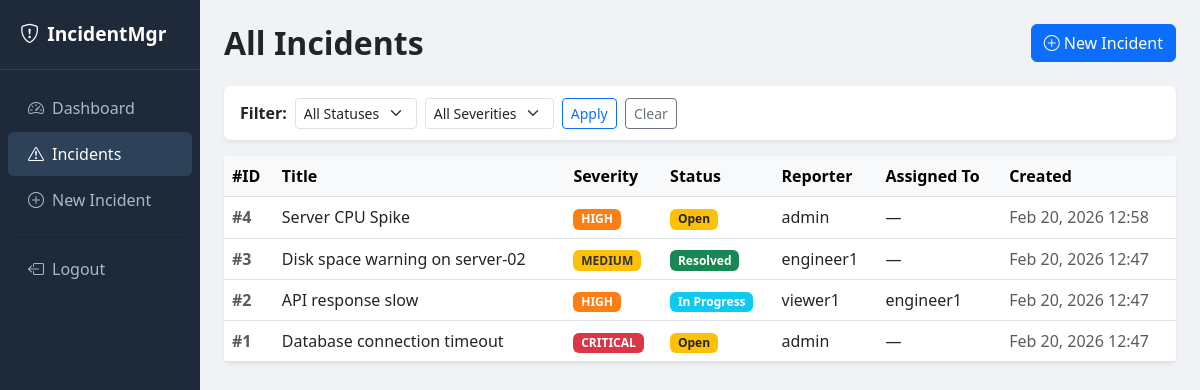
The page /incidents (signed in) on the database its author committed.
### app.py (models this page shows)
class Incident(db.Model):
    id          = db.Column(db.Integer, primary_key=True)
    title       = db.Column(db.String(200), nullable=False)
    description = db.Column(db.Text,        nullable=False)
    severity    = db.Column(db.String(20),  nullable=False)   # critical | high | medium | low
    status      = db.Column(db.String(20),  default='open')   # open | in_progress | resolved | closed
    created_by  = db.Column(db.Integer, db.ForeignKey('user.id'), nullable=False)
    assigned_to = db.Column(db.Integer, db.ForeignKey('user.id'), nullable=True)
    created_at  = db.Column(db.DateTime, default=datetime.utcnow)
    updated_at  = db.Column(db.DateTime, default=datetime.utcnow, onupdate=datetime.utcnow)
    resolved_at = db.Column(db.DateTime, nullable=True)
    creator  = db.relationship('User', foreign_keys=[created_by],  backref='created_incidents')
    assignee = db.relationship('User', foreign_keys=[assigned_to], backref='assigned_incidents')

class User(db.Model):
    id         = db.Column(db.Integer, primary_key=True)
    username   = db.Column(db.String(80),  unique=True, nullable=False)
    email      = db.Column(db.String(120), unique=True, nullable=False)
    password   = db.Column(db.String(200), nullable=False)
    role       = db.Column(db.String(20),  default='viewer')   # admin | engineer | viewer
    created_at = db.Column(db.DateTime,    default=datetime.utcnow)

### app.py (the view)
@app.route('/incidents')
@login_required
def incidents():
    user             = current_user()
    status_filter    = request.args.get('status', '')
    severity_filter  = request.args.get('severity', '')
    query            = Incident.query
    if status_filter:
        query = query.filter_by(status=status_filter)
    if severity_filter:
        query = query.filter_by(severity=severity_filter)
    incidents_list = query.order_by(Incident.created_at.desc()).all()
    return render_template('incidents.html', incidents=incidents_list, user=user,
                           status_filter=status_filter, severity_filter=severity_filter)

### app.py (called while the page is built)
def login_required(f):
    @wraps(f)
    def decorated(*args, **kwargs):
        if 'user_id' not in session:
            return redirect(url_for('login'))
        return f(*args, **kwargs)
    return decorated

def current_user():
    if 'user_id' in session:
        return User.query.get(session['user_id'])
    return None

### templates/incidents.html (shortened to what this page needs)
{% extends 'base.html' %}
{% block content %}
<div class="d-flex justify-content-between align-items-center mb-4">
  <h2 class="fw-bold mb-0">All Incidents</h2>
  <a href="{{ url_for('new_incident') }}" class="btn btn-primary">
    <i class="bi bi-plus-circle me-1"></i>New Incident
  </a>
</div>
<div class="card border-0 shadow-sm mb-3">
  <div class="card-body py-2">
    <form class="row g-2 align-items-center" method="GET">
      <div class="col-auto">
        <label class="col-form-label fw-semibold">Filter:</label>
      </div>
      <div class="col-auto">
        <select name="status" class="form-select form-select-sm">
          <option value="">All Statuses</option>
        </select>
      </div>
      <div class="col-auto">
        <select name="severity" class="form-select form-select-sm">
          <option value="">All Severities</option>
        </select>
      </div>
      <div class="col-auto">
        <button type="submit" class="btn btn-sm btn-outline-primary">Apply</button>
        <a href="{{ url_for('incidents') }}" class="btn btn-sm btn-outline-secondary ms-1">Clear</a>
      </div>
    </form>
  </div>
</div>
<div class="card border-0 shadow-sm">
  <div class="card-body p-0">
    <table class="table table-hover mb-0">
      <thead class="table-light">
        <tr>
          <th>#ID</th><th>Title</th><th>Severity</th><th>Status</th>
          <th>Reporter</th><th>Assigned To</th><th>Created</th>
        </tr>
      </thead>
      <tbody>
        {% for inc in incidents %}
        <tr class="incident-row"
            onclick="location.href='{{ url_for('incident_detail', incident_id=inc.id) }}'">
          <td class="text-muted fw-bold">#{{ inc.id }}</td>
          <td>{{ inc.title }}</td>
          <td>
            <span class="badge badge-{{ inc.severity }}">{{ inc.severity.upper() }}</span>
          </td>
          <td>
            {% if inc.status == 'open' %}
              <span class="badge bg-warning text-dark">Open</span>
            {% elif inc.status == 'in_progress' %}
              <span class="badge bg-info">In Progress</span>
            {% elif inc.status == 'resolved' %}
              <span class="badge bg-success">Resolved</span>
            {% else %}
              <span class="badge bg-secondary">Closed</span>
            {% endif %}
          </td>
          <td>{{ inc.creator.username }}</td>
          <td>{{ inc.assignee.username if inc.assignee else '—' }}</td>
          <td class="text-muted">{{ inc.created_at.strftime('%b %d, %Y %H:%M') }}</td>
        </tr>
        {% else %}
        <tr>
          <td colspan="7" class="text-center text-muted py-5">
            <i class="bi bi-check-circle fs-3 d-block mb-2"></i>No incidents found.
          </td>
        </tr>
        {% endfor %}
      </tbody>
    </table>
  </div>
</div>
{% endblock %}

### templates/base.html (shortened to what this page needs)
<!DOCTYPE html>
<html lang="en">
<head>
  <link href="https://cdn.jsdelivr.net/npm/bootstrap@5.3.0/dist/css/bootstrap.min.css" rel="stylesheet"/>
  <link href="https://cdn.jsdelivr.net/npm/bootstrap-icons@1.10.5/font/bootstrap-icons.css" rel="stylesheet"/>
</head>
<body>
{% if session.user_id %}
<div class="d-flex">
  <div class="sidebar col-2">
    <div class="brand"><i class="bi bi-shield-exclamation me-2"></i>IncidentMgr</div>
    <div class="mt-3">
      <a href="{{ url_for('dashboard') }}"
         class="{% if request.endpoint=='dashboard' %}active{% endif %}">
        <i class="bi bi-speedometer2 me-2"></i>Dashboard
      </a>
      <a href="{{ url_for('incidents') }}"
         class="{% if 'incident' in request.endpoint %}active{% endif %}">
        <i class="bi bi-exclamation-triangle me-2"></i>Incidents
      </a>
      <a href="{{ url_for('new_incident') }}">
        <i class="bi bi-plus-circle me-2"></i>New Incident
      </a>
      <hr style="border-color:#2d4159; margin:12px 16px"/>
      <a href="{{ url_for('logout') }}">
        <i class="bi bi-box-arrow-left me-2"></i>Logout
      </a>
    </div>
  </div>
  <div class="col-10 main-content">
    {% block content %}{% endblock %}
  </div>
</div>
{% endif %}
</body>
</html>

### templates/base.html (style rules this page uses)
body { background: #f0f2f5; }
.sidebar { min-height: 100vh; background: #1e2a3a; }
.sidebar a { color: #a8b9cc; text-decoration: none; display: block; padding: 10px 20px; border-radius: 6px; margin: 2px 8px; }
.sidebar a:hover, .sidebar a.active { background: #2d4159; color: #fff; }
.sidebar .brand { color: #fff; font-size: 1.2rem; font-weight: 700; padding: 20px; border-bottom: 1px solid #2d4159; }
.main-content { padding: 24px; }
.badge-critical { background: #dc3545; }
.badge-high { background: #fd7e14; }
.badge-medium { background: #ffc107; color: #333; }
.incident-row { cursor: pointer; }

### rows shown on the page
Incident: id "4", title "Server CPU Spike", severity "HIGH", status "Open", creator.username "admin", assignee "—", created_at "Feb 20, 2026 12:58"
Incident: id "3", title "Disk space warning on server-02", severity "MEDIUM", status "Resolved", creator.username "engineer1", assignee "—", created_at "Feb 20, 2026 12:47"
Incident: id "2", title "API response slow", severity "HIGH", status "In Progress", creator.username "viewer1", assignee "engineer1", created_at "Feb 20, 2026 12:47"
Incident: id "1", title "Database connection timeout", severity "CRITICAL", status "Open", creator.username "admin", assignee "—", created_at "Feb 20, 2026 12:47"
